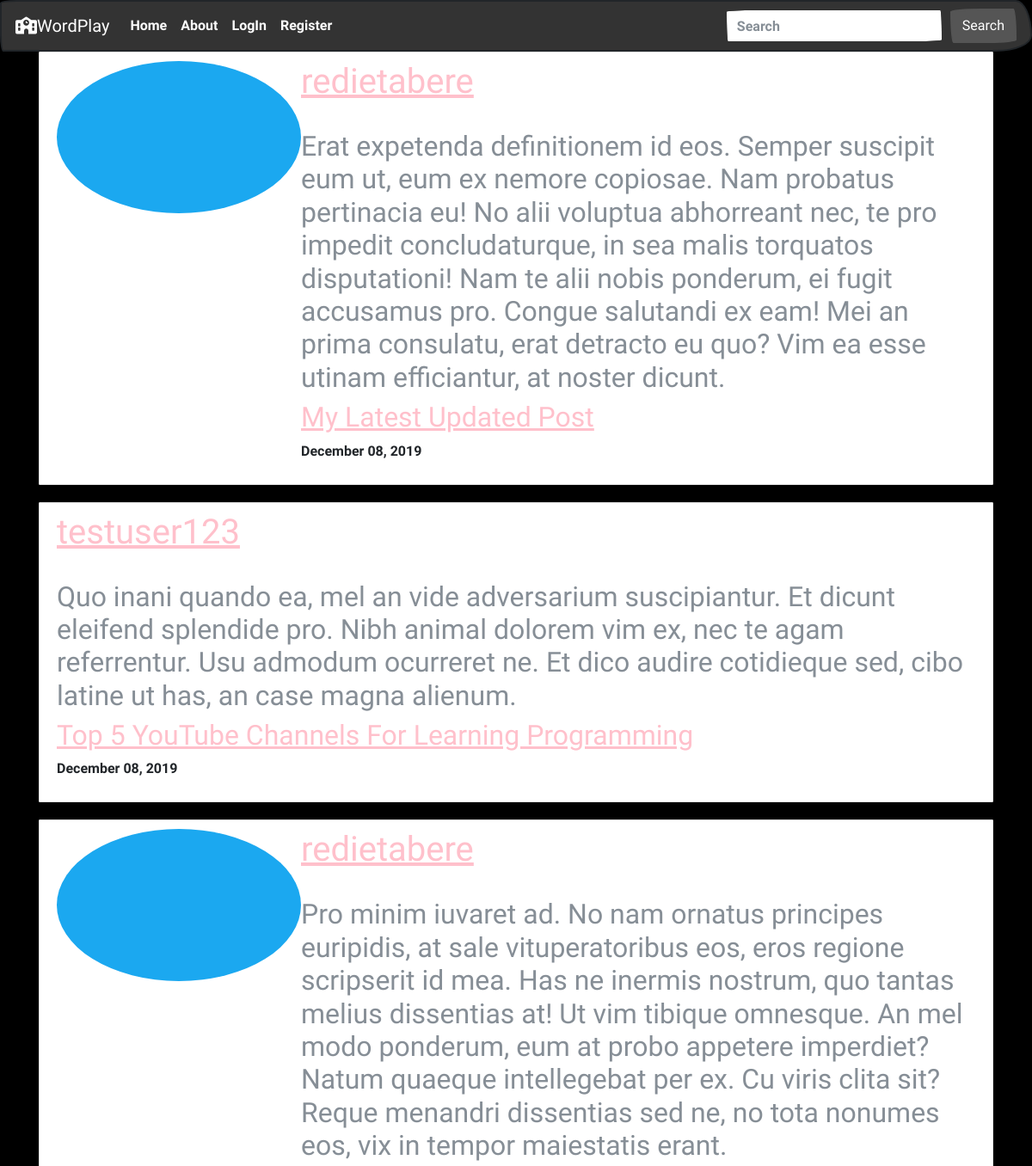
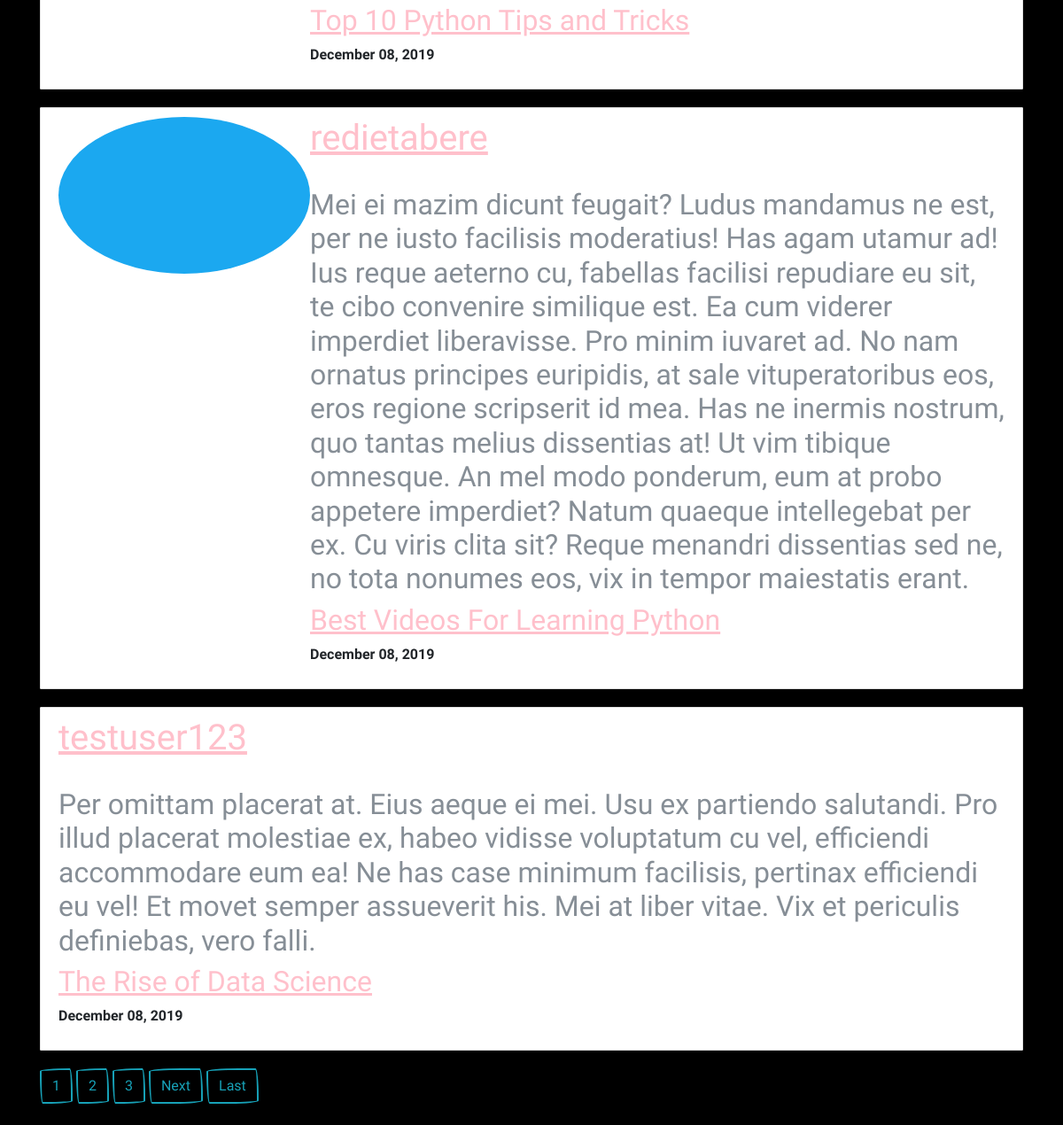
The app's page /, older data (2 pictures, top to bottom).
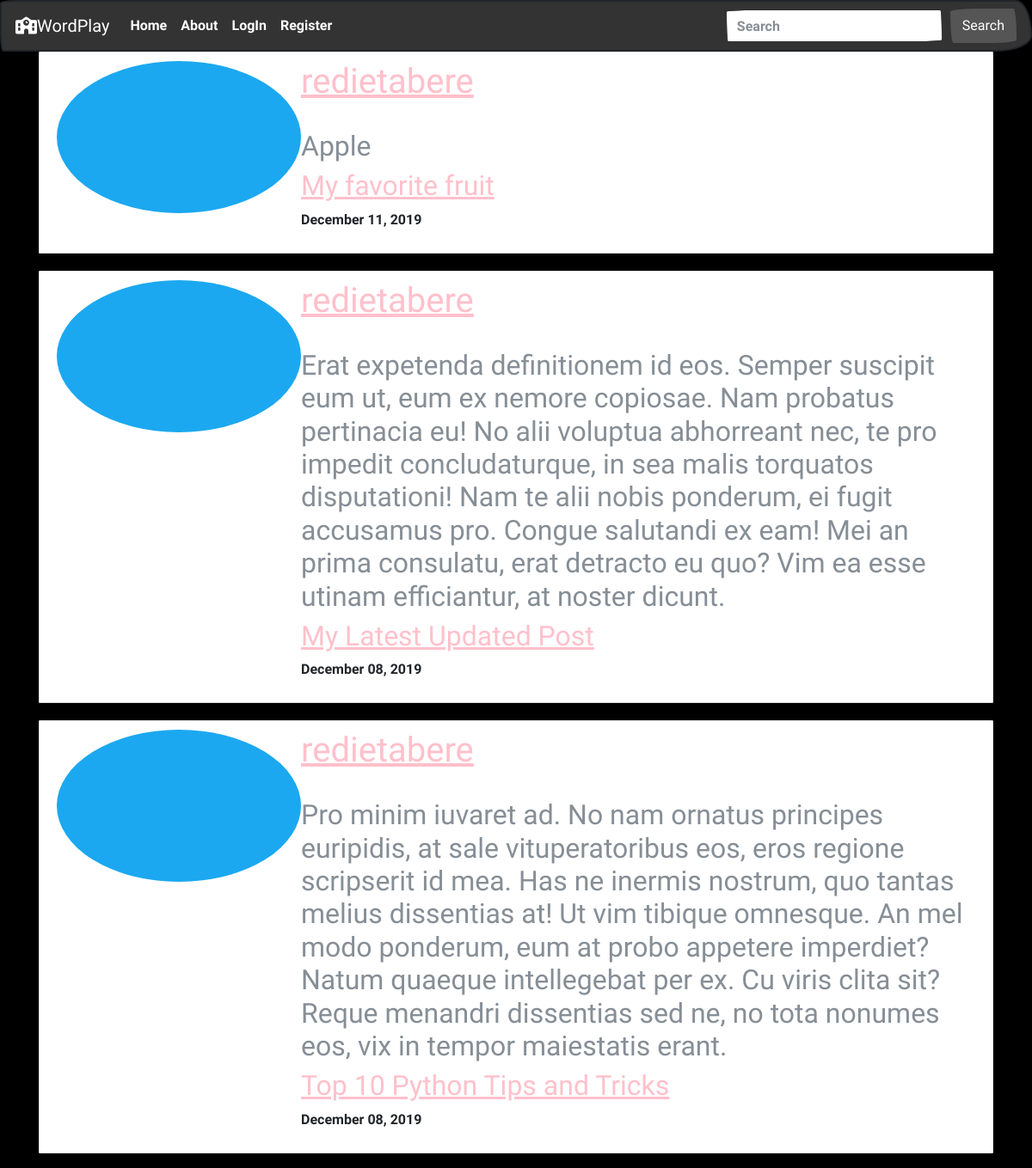
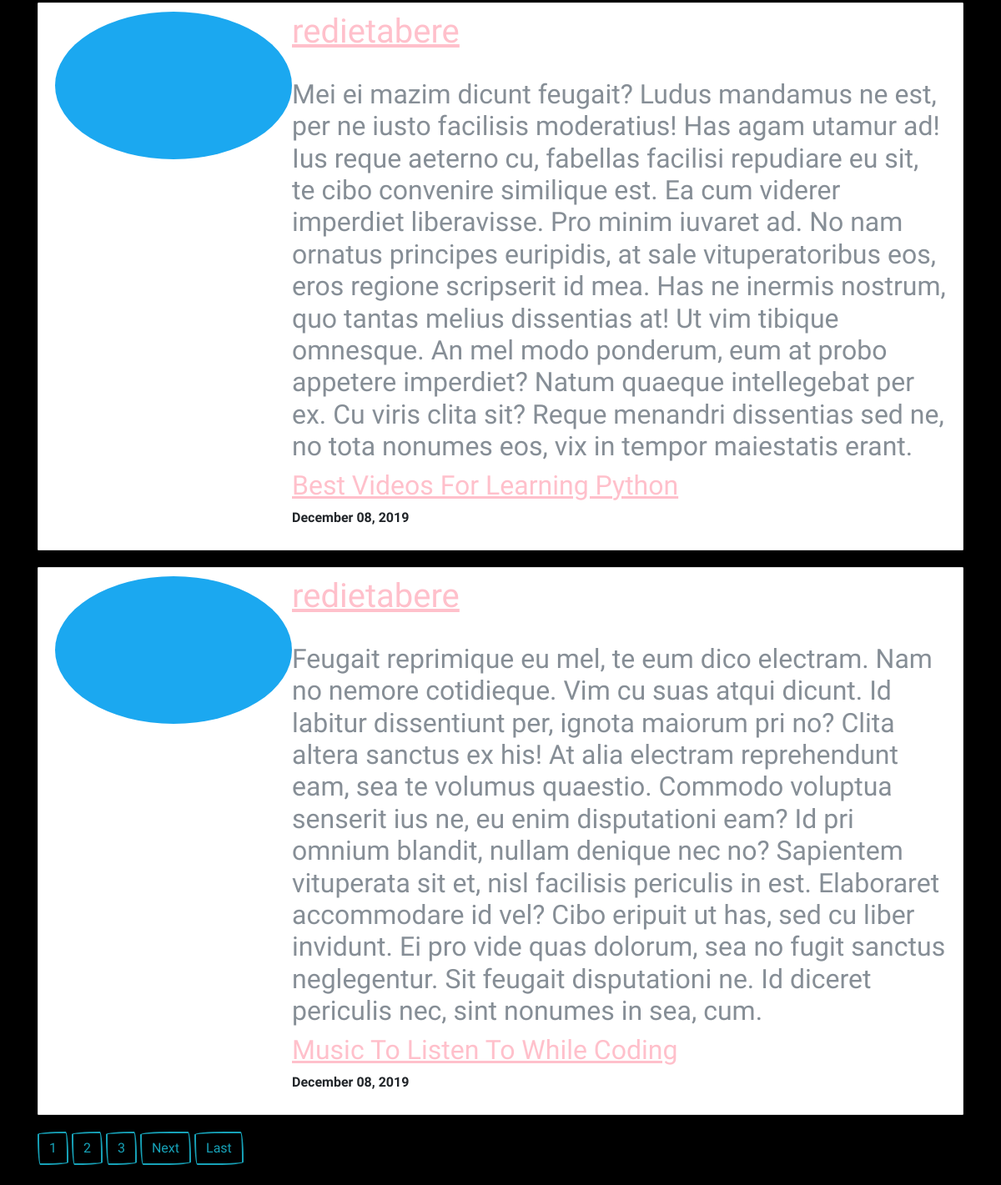
The same page, newer data (2 pictures, top to bottom).
### words/models.py (models this page shows, shortened)
class Words(models.Model):
    noun = models.CharField(max_length=100)
    define = models.TextField()
    date_posted = models.DateTimeField(default=timezone.now)
    player = models.ForeignKey(User, on_delete=models.CASCADE)

### accounts/models.py (models this page shows, shortened)
class Profile(models.Model):
    user = models.OneToOneField(User, on_delete=models.CASCADE)
    image = models.ImageField(default='default.jpg', upload_to='profile_pics')

### words/views.py (the view)
# urls.py: path('', WordListView.as_view(), name='words-index'),
class WordListView(ListView):
    model = Words
    template_name = 'words/index.html'
    context_object_name = 'vocab'
    ordering = ['-date_posted'] # newst post to oldest post
    paginate_by = 5

### words/templates/words/index.html (shortened to what this page needs)
{% extends "words/base.html" %}
{% block content %}
{% for voc in vocab %}
<article class="media content-section">
    <img class="rounded-circle" src="{{ voc.player.profile.image.url }}" alt="">
    <div class="media-body">
        <div class="article-metadata">
          <a class="mr-2" href="{% url 'player-words' voc.player.username %}"><h1>{{ voc.player }}</h1></a>
          <strong><h2 class="text-muted">{{ voc.noun }}</h2></strong>
        </div>
    <h2><a class="article-title" href="{% url 'words-detail' voc.id %}">{{ voc.define }}</a></h2>
    <p class="article-content">{{ voc.date_posted|date:"F d, Y" }}</p>
    </div>
</article>
{% endfor %}
{% if is_paginated %}
    {% for num in page_obj.paginator.page_range %}
        {% if page_obj.number == num %}
            <a class="btn btn-outline-info mb-4" href="?page={{ num }}">{{ num }}</a>
        {% elif num > page_obj.number|add:'-3' and num < page_obj.number|add:'3' %}
            <a class="btn btn-outline-info mb-4" href="?page={{ num }}">{{ num }}</a>
        {% endif %}
    {% endfor %}
    {% if page_obj.has_next %}
        <a class="btn btn-outline-info mb-4" href="?page={{ page_obj.next_page_number }}">Next</a>
        <a class="btn btn-outline-info mb-4" href="?page={{ page_obj.paginator.num_pages }}">Last</a>
    {% endif %}
{% endif %}
{% endblock content %}

### words/templates/words/base.html (shortened to what this page needs)
{% load static %}
<!DOCTYPE html>
<html>
<head>
    <link rel="stylesheet" href="https://stackpath.bootstrapcdn.com/bootstrap/4.4.0/css/bootstrap.min.css">
    <link rel="stylesheet" href="https://bootswatch.com/4/sketchy/bootstrap.min.css">
    <link rel="stylesheet" type = "text/css" href="{% static 'words/main.css' %}">
</head>
<body>
    <nav class="navbar navbar-expand-lg navbar-dark bg-primary navbar_color">
      <a class="navbar-brand" href="#"><i class="fas fa-school"></i>WordPlay</a>
      <div class="collapse navbar-collapse" id="navbarColor01">
        <ul class="navbar-nav mr-auto">
          <li class="nav-item active">
            <a class="nav-link" href="{% url 'words-index' %}">Home <span class="sr-only">(current)</span></a>
          </li>
          <li class="nav-item">
            <a class="nav-link" href="{% url 'words-about' %}">About</a>
          </li>
          {% if user.is_authenticated %}
              <a class="nav-link" href="{% url 'words-create' %}">New Word</a>
              <a class="nav-link" href="{% url 'profile' %}">Profile</a>
              <a class="nav-link" href="{% url 'logout' %}">Logout</a>
          {% else %}
              <li class="nav-item">
                <a class="nav-link" href="{% url 'login' %}">LogIn</a>
              </li>
              <li class="nav-item">
                <a class="nav-link" href="{% url 'register' %}">Register</a>
              </li>
          {% endif %}
        </ul>
        <form class="form-inline my-2 my-lg-0">
          <input class="form-control mr-sm-2" type="text" placeholder="Search">
          <button class="btn btn-secondary my-2 my-sm-0" type="submit">Search</button>
        </form>
      </div>
    </nav>
    <div class="container">
        {% block content %} {% endblock %}
    </div>
</body>
</html>

### words/static/words/main.css (style rules this page uses)
body { background: black; }
.navbar_color { background-color: pink; }
h1, h2, a { color: pink; }
.content-section { background: #ffffff; padding: 10px 20px; border: 1px solid #dddddd; border-radius: 1px; margin-bottom: 20px; }

Row changes from the older to the newer data that the page shows:
removed Words: player "testuser123", noun "Quo inani quando ea, mel an vide adversarium suscipiantur. Et dicunt eleifend splendide pro. Nibh animal dolorem vim ex, nec te agam referrentur. Usu admodum ocurreret ne. Et dico audire cotidieque sed, cibo latine ut has, an case magna alienum.", define "Top 5 YouTube Channels For Learning Programming", date_posted "December 08, 2019"
removed Words: player "testuser123", noun "Per omittam placerat at. Eius aeque ei mei. Usu ex partiendo salutandi. Pro illud placerat molestiae ex, habeo vidisse voluptatum cu vel, efficiendi accommodare eum ea! Ne has case minimum facilisis, pertinax efficiendi eu vel! Et movet semper assueverit his. Mei at liber vitae. Vix et periculis definiebas, vero falli.", define "The Rise of Data Science", date_posted "December 08, 2019"
added Words: player.profile.image (placeholder picture), player "redietabere", noun "Apple", define "My favorite fruit", date_posted "December 11, 2019"
now on this page (row unchanged): Words: player.profile.image (placeholder picture), player "redietabere", noun "Feugait reprimique eu mel, te eum dico electram. Nam no nemore cotidieque. Vim cu suas atqui dicunt. Id labitur dissentiunt per, ignota maiorum pri no? Clita altera sanctus ex his! At alia electram reprehendunt eam, sea te volumus quaestio. Commodo voluptua senserit ius ne, eu enim disputationi eam? Id pri omnium blandit, nullam denique nec no? Sapientem vituperata sit et, nisl facilisis periculis in est. Elaboraret accommodare id vel? Cibo eripuit ut has, sed cu liber invidunt. Ei pro vide quas dolorum, sea no fugit sanctus neglegentur. Sit feugait disputationi ne. Id diceret periculis nec, sint nonumes in sea, cum.", define "Music To Listen To While Coding", date_posted "December 08, 2019"
